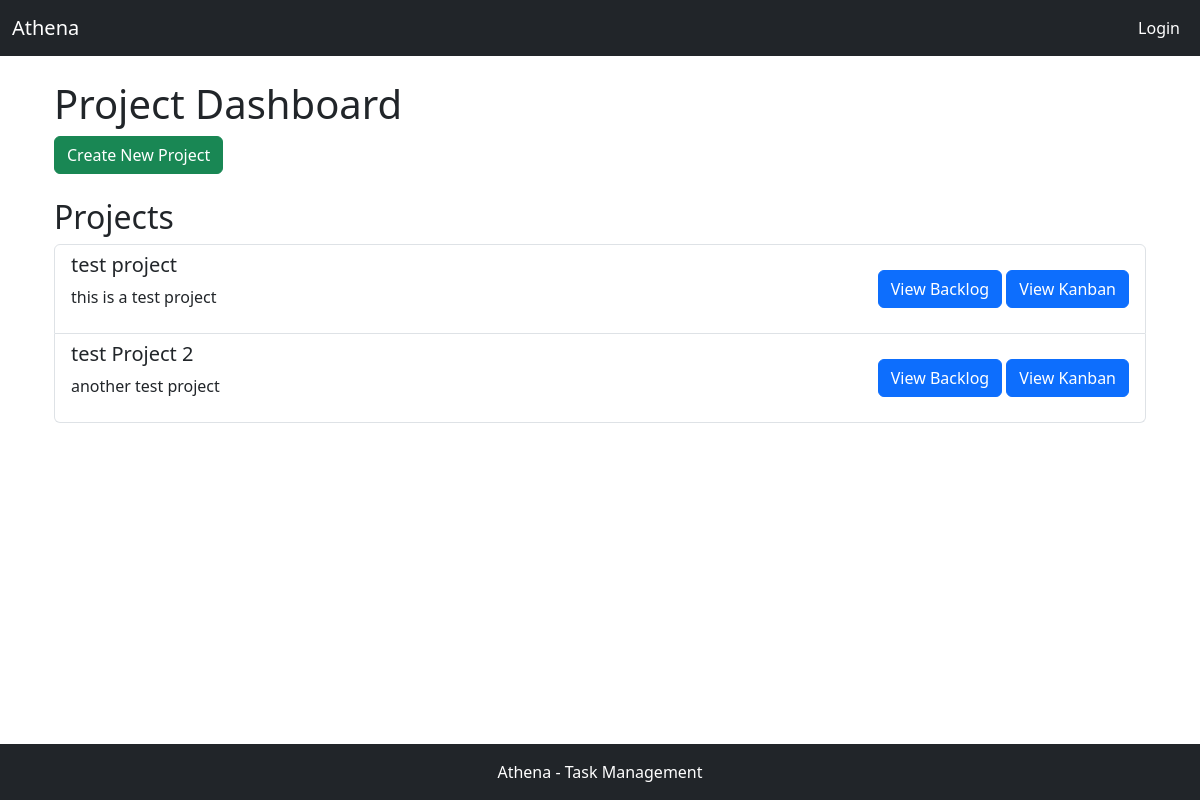
Page /tickets/dashboard/ on the earlier database version.
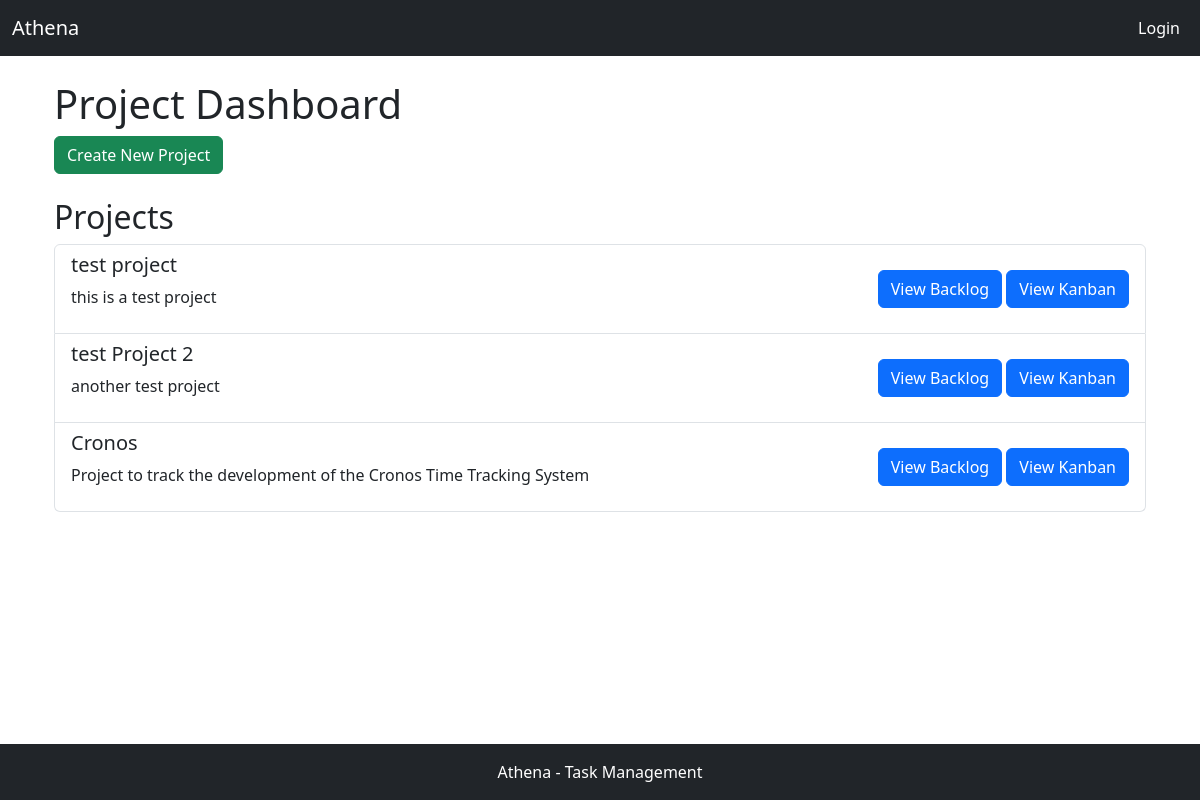
Same page on the later database version.
### apps/tickets/models.py (models this page shows)
class Project(models.Model):
    name = models.CharField(max_length=200)
    description = models.TextField()

### apps/tickets/views.py (the view)
# urls.py: path('dashboard/', views.dashboard_view, name='dashboard_view'),
def dashboard_view(request):
    projects = Project.objects.all()  # Get all projects
    return render(request, 'tickets/dashboard.html', {'projects': projects})

### apps/tickets/templates/tickets/dashboard.html (shortened to what this page needs)
{% extends "base.html" %}
{% block content %}
    <div class="container">
        <h1>Project Dashboard</h1>
        <a href="{% url 'create_project_view' %}" class="btn btn-success mb-4">Create New Project</a>
        <h2>Projects</h2>
        <ul class="list-group">
            {% for project in projects %}
            <li class="list-group-item d-flex justify-content-between align-items-center">
                <div>
                    <h5>{{ project.name }}</h5>
                    <p>{{ project.description }}</p>
                </div>
                <div>
                    <a href="{% url 'backlog_view' project.id %}" class="btn btn-primary">View Backlog</a>
                    <a href="{% url 'kanban_view' project.id %}" class="btn btn-primary">View Kanban</a>
                </div>
            </li>
            {% empty %}
            <li class="list-group-item">No projects available. <a href="{% url 'create_project_view' %}">Create a new project</a></li>
            {% endfor %}
        </ul>
    </div>
{% endblock %}

### templates/base.html (shortened to what this page needs)
<!DOCTYPE html>
<html lang="en">
    <head>
        <link rel="stylesheet" href="https://cdn.jsdelivr.net/npm/bootstrap@5.3.0/dist/css/bootstrap.min.css">
    </head>
    <body>
        <nav class="navbar navbar-expand-lg navbar-dark bg-dark mb-4">
            <div class="container-fluid">
                <a class="navbar-brand" href="/tickets/dashboard/">Athena</a>
                <div class="collapse navbar-collapse" id="navbarNav">
                    <ul class="navbar-nav ms-auto">
                        {% if user.is_authenticated %}
                        <li class="nav-item">
                            <form id="logoutForm" method="POST" action="{% url 'logout' %}">
                                {% csrf_token %}
                                <button type="submit" class="btn btn-link nav-link active" style="display:inline; padding:0; margin:0;">Logout</button>
                            </form>
                        </li>
                        {% else %}
                        <li class="nav-item">
                            <a class="nav-link active" href="/user/login">Login</a>
                        </li>
                        {% endif %}
                    </ul>
                </div>
        </nav>
        <div class="container">
            {% block content %}{% endblock %}
        </div>
        <footer class="footer fixed-bottom bg-dark text-white text-center py-3 mt-4">
            Athena - Task Management
        </footer>
    </body>
</html>

Differences in the rows shown:
added Project: name "Cronos", description "Project to track the development of the Cronos Time Tracking System"
